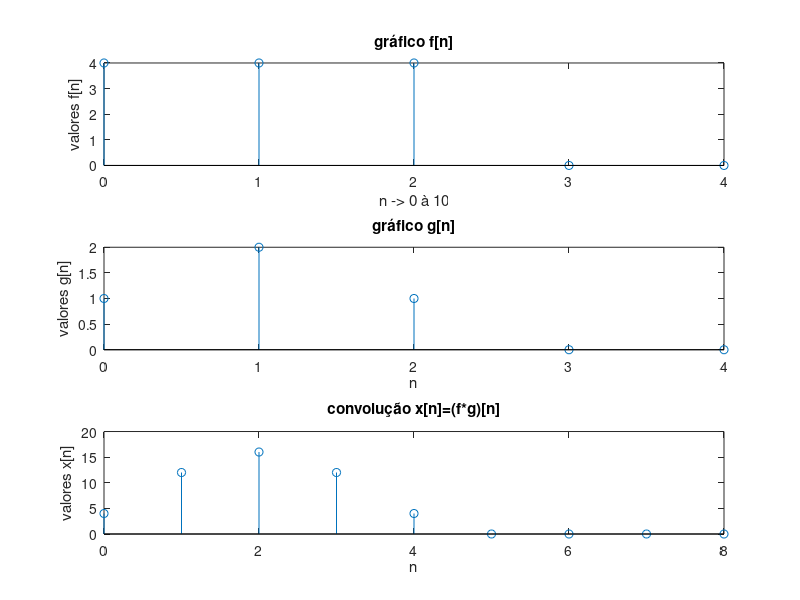

Recreate this plot in MATLAB.

n_1 = 0:1:4
f_n = [4 4 4 0 0]
g_n = [1 2 1 0 0 ]

subplot(311)
stem(n_1,f_n)
xlabel (sprintf ("n -> 0 à 10"));
ylabel (sprintf ("valores f[n]"));
title (sprintf ("gráfico f[n]"));

subplot(312)
stem(n_1,g_n)
xlabel (sprintf ("n"));
ylabel (sprintf ("valores g[n]"));
title (sprintf ("gráfico g[n]"));

x_n = conv(f_n,g_n)
n_2 = 0:1:8

subplot(313)
stem(n_2,x_n)
xlabel (sprintf ("n"));
ylabel (sprintf ("valores x[n]"));
title (sprintf ("convolução x[n]=(f*g)[n]"));